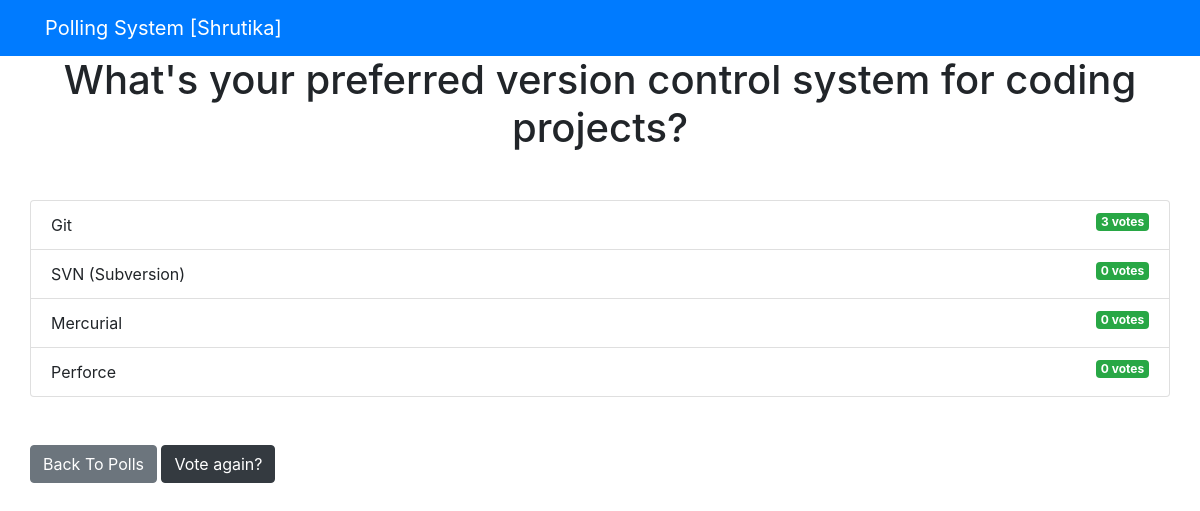
Page /polls/6/results/ on the committed database.
### pollApp/models.py (models this page shows, shortened)
class Question(models.Model):
    question_text = models.CharField(max_length = 300)
    pub_date = models.DateTimeField('date published')

class Choice(models.Model):
    question = models.ForeignKey(Question, on_delete = models.CASCADE)
    choice_text = models.CharField(max_length = 200)
    votes = models.IntegerField(default=0)

### pollApp/views.py (the view)
# urls.py: path('<int:question_id>/results/', views.results, name='results'),
def results(request, question_id):
    question = get_object_or_404(Question, pk = question_id)
    return render(request, 'polls/results.html',
                    {'question':question})

### templates/polls/results.html
{% extends 'base.html' %}
{% block content %}
<h1 class ="mb-5 text-center">{{ question.question_text }}</h1>
<ul class ="list-group mb-5">
	{% for choice in question.choice_set.all %}
	<li class ="list-group-item">
		{{ choice.choice_text }} <span class ="badge badge-success float-right">{{ choice.votes }}
			vote{{ choice.votes | pluralize }}</span>
	</li>
	{% endfor %}
</ul>
<a class ="btn btn-secondary" href ="{% url 'polls:index' %}">Back To Polls</a>
<a class ="btn btn-dark" href ="{% url 'polls:detail' question.id %}">Vote again?</a>
{% endblock %}

### templates/base.html (shortened to what this page needs)
<html lang ="en">
<head>
	<link rel ="stylesheet"
	href ="https://stackpath.bootstrapcdn.com/bootstrap/4.4.1/css/bootstrap.min.css"
>
</head>
<body>
	{% include 'partials/_navbar.html'%}
	<div class ="container">
		<div class ="row">
			<div class =".col-md-3 m-auto">
				{% block content %}{% endblock %}
			</div>
		</div>
	</div>
</body>
</html>

### templates/partials/_navbar.html
<nav class="navbar navbar-dark bg-primary mb-">
    <div class="container" >
    <a class="navbar-brand" href="/">Polling System [Shrutika]</a>
    </div>
</nav>

### rows in the picture
Question: question_text "What's your preferred version control system for coding projects?"
Choice: choice_text "Git", votes "3", votes|pluralize "s"
Choice: choice_text "SVN (Subversion)", votes "0", votes|pluralize "s"
Choice: choice_text "Mercurial", votes "0", votes|pluralize "s"
Choice: choice_text "Perforce", votes "0", votes|pluralize "s"
